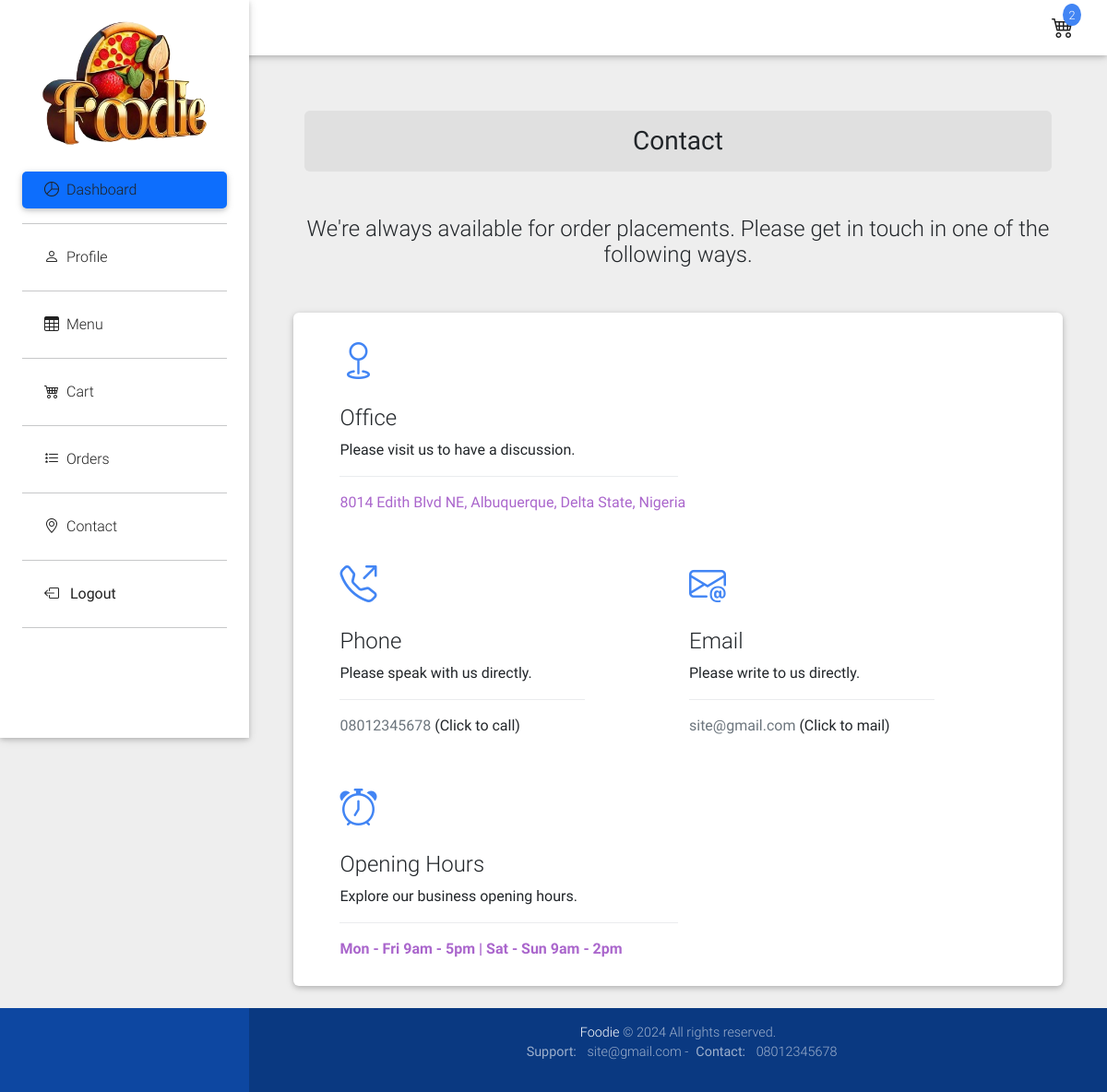
Screenshot of /contact/ (signed in) with the database file from the repository.
### core/models.py (models this page shows, shortened)
class SiteSettings(models.Model):
    site_title = models.CharField(max_length=200)
    site_description = models.TextField( default='Welcome to my site')
    favicon = models.ImageField(upload_to='site_settings/')
    meta_description = models.TextField()
    meta_keywords = models.CharField(max_length=255)
    background_video = models.FileField(upload_to='site_settings/', blank=True, null=True)
    authPage_bgImg= models.ImageField(upload_to='site_settings/', null=True)
    site_logo= models.ImageField(upload_to='site_settings/', null=True, blank=True)
    support_email = models.EmailField(null=True)
    contact_number = models.CharField(max_length=20, null=True)
    address = models.CharField(max_length=255, null=True, blank=True)
    open_hrs = models.CharField(max_length=255, null=True, blank=True)
    live_chat_wgt = models.CharField(max_length=1000, null=True, blank=True)
    whatsapp_btn = models.CharField(max_length=1000, null=True, blank=True)

### accounts/views.py (the view)
# urls.py: path('contact/', contact, name='contact'),
def contact(request):
    orders = Order.objects.filter(user=request.user)
    cart = get_object_or_404(Cart, user=request.user)
    cart_count = cart.items.count()
    return render(request, 'accounts/contact.html',{
        'orders': orders,
        'cart_count': cart_count,
    })

### core/context_processors.py (called while the page is built)
def site_settings(request):
    settings = SiteSettings.objects.first()
    return {'site_settings': settings}

### accounts/templates/accounts/contact.html (shortened to what this page needs)
{% extends 'accounts/base.html' %}
{% block content %}
<header>
</header>
<main class="pt-5 mx-lg-5">
<section>
    <div class="container">
      <div class="row">
        <div class="col-12">
          <h3 class="my-5 rounded p-3 bg-light text-center"><strong>Contact</strong></h3>
          <h4 class="text-center mb-4 mb-md-5 mb-xl-8">We're always available for order placements. Please get in touch in one of the following ways.</h4>
        </div>
      </div>
    </div>
    <div class="container">
      <div class="row gy-4 gy-md-5 gy-lg-0 align-items-md-center">
        <div class="col-12 card py-4 px-3">
          <div class="row justify-content-xl-center">
            <div class="col-12 col-xl-11">
              <div class="mb-4 mb-md-5">
                <div class="mb-3 text-primary">
                    <i class="bi bi-geo" id="px-z"></i>
                </div>
                <div>
                  <h4 class="mb-2">Office</h4>
                  <p class="mb-2">Please visit us to have a discussion.</p>
                  <hr class="w-50 mb-3 border-dark-subtle">
                  <address class="m-0 text-secondary">{{ site_settings.address }}</address>
                </div>
              </div>
              <div class="row mb-sm-4 mb-md-5">
                <div class="col-12 col-sm-6">
                  <div class="mb-4 mb-sm-0">
                    <div class="mb-3 text-primary">
                        <i class="bi bi-telephone-outbound" id="px-z"></i>
                    </div>
                    <div>
                      <h4 class="mb-2">Phone</h4>
                      <p class="mb-2">Please speak with us directly.</p>
                      <hr class="w-75 mb-3 border-dark-subtle">
                      <p class="mb-0">
                        <a class="link-secondary text-decoration-none" href="tel:+{{ site_settings.contact_number }}">{{ site_settings.contact_number }}</a>
                        (Click to call)
                      </p>
                    </div>
                  </div>
                </div>
                <div class="col-12 col-sm-6">
                  <div class="mb-4 mb-sm-0">
                    <div class="mb-3 text-primary">
                        <i class="bi bi-envelope-at" id="px-z"></i>
                    </div>
                    <div>
                      <h4 class="mb-2">Email</h4>
                      <p class="mb-2">Please write to us directly.</p>
                      <hr class="w-75 mb-3 border-dark-subtle">
                      <p class="mb-0">
                        <a class="link-secondary text-decoration-none" href="mailto:{{ site_settings.support_email }}">{{ site_settings.support_email }}</a>
                        (Click to mail)
                      </p>
                    </div>
                  </div>
                </div>
              </div>
              <div>
                <div class="mb-3 text-primary">
                    <i class="bi bi-alarm" id="px-z"></i>
                </div>
                <div>
                  <h4 class="mb-2">Opening Hours</h4>
                  <p class="mb-2">Explore our business opening hours.</p>
                  <hr class="w-50 mb-3 border-dark-subtle">
                  <div class="d-flex mb-1">
                    <p class="text-secondary fw-bold mb-0 me-5">{{ site_settings.open_hrs }}</p>
                  </div>
                </div>
              </div>
            </div>
          </div>
        </div>
      </div>
    </div>
</section>
</main>
{% endblock %}

### accounts/templates/accounts/base.html (shortened to what this page needs)
<!DOCTYPE html>
<html lang="en">
{% load static %}
<head>
  <link rel="stylesheet" href="https://use.fontawesome.com/releases/v5.11.2/css/all.css">
  <link href="{% static 'assets/bootstrap/css/bootstrap.min.css' %}" rel="stylesheet">
  <link href="{% static 'assets/css/mdb.min.css' %}" rel="stylesheet">
  <link href="{% static 'assets/bootstrap-icons/bootstrap-icons.css' %}" rel="stylesheet">
  <link href="{% static 'assets/css/style.min.css' %}" rel="stylesheet">
</head>
<body class="grey lighten-3">
  <header>
    <nav class="navbar fixed-top navbar-expand-lg navbar-light white scrolling-navbar">
      <div class="container-fluid">
        <div class="d-flex justify-content-center">
            <div class="cart-icon me-4">
                <a href="{% url 'cart_detail' %}" class="text-dark">
                    <i class="bi bi-cart4"></i>
                </a>
                {% if cart_count > 0 %}
                    <span class="cart-badge bg-primary">{{ cart_count }}</span>
                {% endif %}
            </div>
        </div>
      </div>
    </nav>
    <div class="sidebar-fixed position-fixed" id="navbarSupportedContent">
      <a class="p-3 waves-effect" href="{% url "index" %}">
          <img src="{{ site_settings.site_logo.url }}" class="img-fluid" style="height: 100%; width: 100%;" alt="Logo">
      </a>
      <div class="list-group list-group-flush">
          <ul class="nav nav-pills flex-column mb-auto">
              <li class="nav-item">
                  <a href="{% url "dashboard" %}" class="nav-link mb-2 text-dark active" aria-current="page">
                      <i class="mx-2 bi bi-pie-chart mr-3"></i>Dashboard
                  </a>
                  <hr>
              </li>
              <li class="nav-item">
                  <a href="{% url "profile" %}" class="nav-link mb-2 text-dark" aria-current="page">
                      <i class="mx-2 bi bi-person mr-3"></i>Profile
                  </a>
                  <hr>
              </li>
              <li class="nav-item">
                  <a href="{% url "menu_list" %}" class="nav-link mb-2 text-dark" aria-current="page">
                      <i class="mx-2 bi bi-table mr-3"></i>Menu
                  </a>
                  <hr>
              </li>
              <li class="nav-item">
                  <a href="{% url "cart_detail" %}" class="nav-link mb-2 text-dark" aria-current="page">
                      <i class="mx-2 bi bi-cart4 mr-3"></i>Cart
                  </a>
                  <hr>
              </li>
              <li class="nav-item">
                  <a href="{% url "orders" %}" class="nav-link mb-2 text-dark" aria-current="page">
                      <i class="mx-2 bi bi-list-stars mr-3"></i>Orders
                  </a>
                  <hr>
              </li>
              <li class="nav-item">
                <a href="{% url "contact" %}" class="nav-link mb-2 text-dark" aria-current="page">
                    <i class="mx-2 bi bi-geo-alt mr-3"></i>Contact
                </a>
                <hr>
              </li>
              <li class="nav-item">
                  <div class="nav-link mb-2 text-dark" aria-current="page">
                      <i class="mx-2 bi bi-box-arrow-left mr-3"></i>
                      <form method="post" action="{% url 'logout' %}" class="d-inline">
                          <button type="submit" class="bg-transparent border-0 p-0 text-dark" style="text-align: left;">Logout</button>
                      </form>
                  </div>
                  <hr>
              </li>
          </ul>
      </div>
  </div>
  </header>
  {% block content %}
  {% endblock %}
  <footer class="page-footer text-center font-small primary-color-dark darken-2 mt-4 wow fadeIn">
    <div class="footer-copyright py-3">
      <a href="{% url "index" %}" target="_blank">{{ site_settings.site_title }}</a> © 2024 All rights reserved.
      <p><strong class="mx-2">Support: </strong>{{ site_settings.support_email }} -<strong class="mx-2">Contact: </strong>{{ site_settings.contact_number }}</p>
    </div>
  </footer>
</body>
</html>

### accounts/templates/accounts/base.html (style rules this page uses)
.cart-icon { position: relative; display: flex; align-items: center; justify-content: center; font-size: 1.5rem; }
.cart-badge { position: absolute; top: -8px; right: -8px; color: white; background: red; border-radius: 50%; padding: 0.2em 0.5em; font-size: 0.8rem; }

### accounts/templates/accounts/contact.html (style rules this page uses)
#px-z { font-size: 40px; }

### rows the page displays
SiteSettings: site_logo (picture), address "8014 Edith Blvd NE, Albuquerque, Delta State, Nigeria", contact_number "08012345678", support_email "site@gmail.com", open_hrs "Mon - Fri 9am - 5pm | Sat - Sun 9am - 2pm", site_title "Foodie"

### other values shown
{{ cart_count }} "2"
